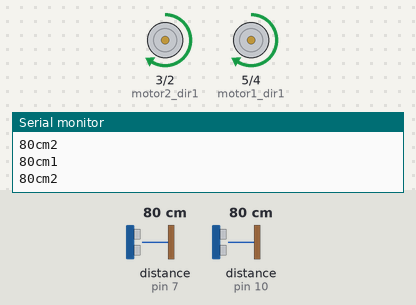
Recording of a sketch running on a simulated Arduino Uno, built with avr-gcc and run on an emulated ATmega328P. Shown: motor-driver pin pairs drawn as motors (green arrow = first pin HIGH = forward, orange = second pin HIGH = backward, longer = more drive), the last lines printed to the serial monitor. Wiring (inferred from the names in the program): 2 × ultrasonic range finder: trigger pin 8, echo pin 7 / trigger pin 11, echo pin 10. The test bench sets the inputs (shaded band); at power-on: distance to the obstacle (sensors on pin 10, pin 7) 80 cm. The echo pulse lasts 58.3 µs per cm.

Above: at 1.2 s.
1.3 s: distance to the obstacle (sensor on pin 10) set to 2 cm
At 2.2 s:
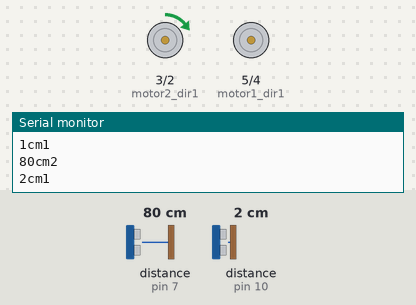
4.3 s: distance to the obstacle (sensor on pin 10) set to 35 cm
6.0 s: distance to the obstacle (sensor on pin 7) set to 22 cm
7.5 s: distance to the obstacle (sensor on pin 7) set to 17 cm
At 8.6 s:
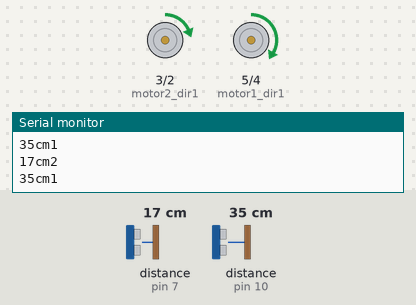
9.6 s: distance to the obstacle (sensor on pin 10) set to 120 cm
At 11.1 s:
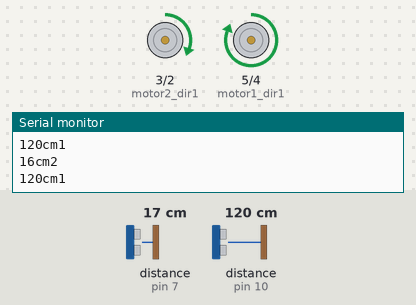
11.5 s: distance to the obstacle (sensor on pin 7) set to 35 cm
At 12.2 s:
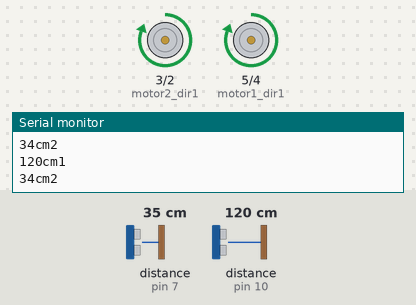
Timing chart, 0 to 14.3 s (numbered marks = the images above; inputs shaded):
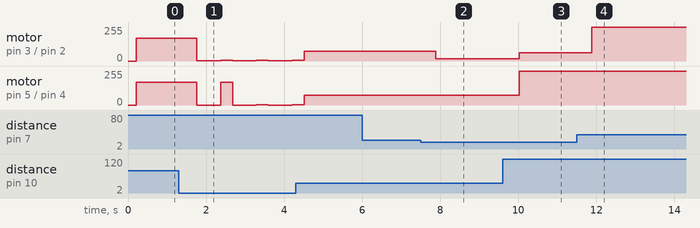

Measured:
- the behaviour switches between 20 and 19 cm on distance to the obstacle (sensor on pin 7) (found by bisection; images 1 and 2)
- after the input at 7.5 s, motor on pin 3 (motor2_dir1) / pin 2 (motor2_dir2): forward 72/255 → forward 18/255 after 0.39 s; motor on pin 5 (motor1_dir1) / pin 4 (motor1_dir2): forward 72/255 → forward 74/255 after 0.69 s
- after the input at 9.6 s, motor on pin 3 (motor2_dir1) / pin 2 (motor2_dir2): forward 18/255 → forward 63/255 after 0.42 s; motor on pin 5 (motor1_dir1) / pin 4 (motor1_dir2): forward 74/255 → forward 255/255 after 0.42 s
- after the input at 11.5 s, motor on pin 3 (motor2_dir1) / pin 2 (motor2_dir2): forward 63/255 → forward 255/255 after 0.38 s

The sketch:

pwm3.ino
```cpp
int motor1_dir1 = 5;
int motor1_dir2 = 4;

int motor2_dir1 = 3;
int motor2_dir2 = 2;

const int trigPin1=11;
const int echoPin1=10;

const int trigPin2=8;
const int echoPin2=7;


void setup() {
   Serial.begin(9600);

    pinMode(motor1_dir1,OUTPUT);
    pinMode(motor1_dir2,OUTPUT);

    pinMode(motor2_dir1,OUTPUT);
    pinMode(motor2_dir2,OUTPUT);

    digitalWrite(motor1_dir1,LOW);
    digitalWrite(motor1_dir2,LOW);

    digitalWrite(motor2_dir1,LOW);
    digitalWrite(motor2_dir2,LOW);

}

void loop() {

  long cm1,fadeaway,duration1,duration2,cm2,fadeaway1,fadeaway2;
   pinMode(trigPin1,OUTPUT);
    digitalWrite(trigPin1,LOW);
    delayMicroseconds(2);
    digitalWrite(trigPin1,HIGH);
    delayMicroseconds(10);
    digitalWrite(trigPin1,LOW);
    pinMode(echoPin1,INPUT);
    duration1=pulseIn(echoPin1,HIGH);
   cm1= microsecondsToCentimeters(duration1);
   Serial.print(cm1);
     Serial.print("cm1 ");
     Serial.println();
     delay(100);

       pinMode(trigPin2,OUTPUT);
    digitalWrite(trigPin2,LOW);
    delayMicroseconds(2);
    digitalWrite(trigPin2,HIGH);
    delayMicroseconds(10);
    digitalWrite(trigPin2,LOW);
    pinMode(echoPin2,INPUT);
    duration2=pulseIn(echoPin2,HIGH);
     cm2= microsecondsToCentimeters(duration2);
     Serial.print(cm2);
     Serial.print("cm2 ");
     Serial.println();
     delay(100);

      fadeaway=cm1*2.125;

 if(cm1<20)
  {
    if(cm2>20)
    {
      fadeaway2=(fadeaway/4);
    analogWrite( motor1_dir1, fadeaway2);
    analogWrite( motor1_dir2, 0);
    analogWrite( motor2_dir1, fadeaway);      //right
    analogWrite( motor2_dir2, 0);
    delay(100);
  }
  else
  {
  //motor_stop();
   analogWrite( motor1_dir1, 0);
    analogWrite( motor1_dir2, 0);
    analogWrite( motor2_dir1, 0);
    analogWrite( motor2_dir2, 0);
    delay(100);
}
  }

     else if(cm2<20)
{
  if(cm1>20)
  {
 // drive_left();
 fadeaway1=(fadeaway/4);
 analogWrite( motor1_dir1, fadeaway);
    analogWrite( motor1_dir2, 0);
    analogWrite( motor2_dir1, fadeaway1);
    analogWrite( motor2_dir2, 0);
    delay(100);
}
else
  {
 // motor_stop();
 analogWrite( motor1_dir1, 0);
    analogWrite( motor1_dir2, 0);
    analogWrite( motor2_dir1, 0);
    analogWrite( motor2_dir2, 0);
    delay(100);
}
}

 else
{
  //drive_forward();
 analogWrite( motor1_dir1, fadeaway);
    analogWrite( motor1_dir2, 0);
    analogWrite( motor2_dir1, fadeaway);
    analogWrite( motor2_dir2, 0);
    delay(100);
 }


}

long microsecondsToCentimeters(long microseconds)
{
return microseconds / 29 / 2;
}
```
